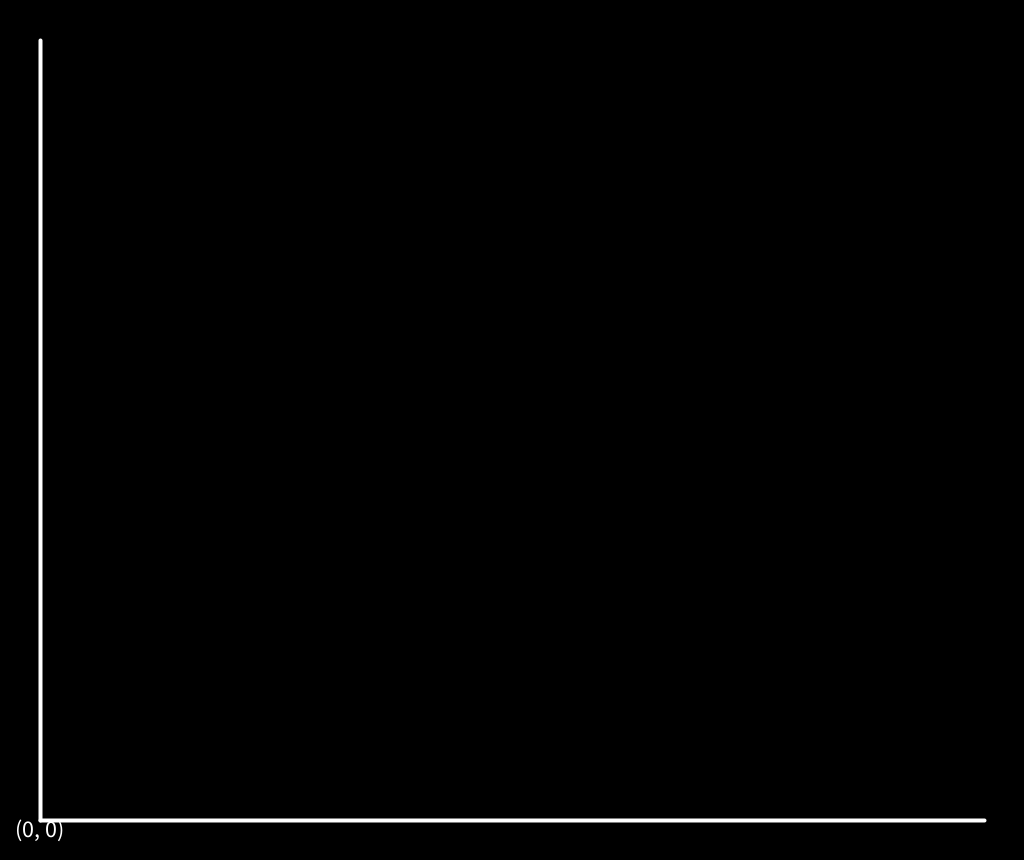
Frame 1 (no input)
Frame 60 (the mouse pressed at the canvas centre just before this capture): identical to frame 1, image omitted
Frame 120 (the mouse held since frame 60 and released just before this capture): identical to frame 1, image omitted

The Processing sketch that drew this single still picture (run headless with seeded random() and noise(); from frame 60 on, the mouse is pressed at the canvas centre):

// Processing sketch: pruebas
// ── pruebas.pde
int margen = 40;

void setup() {
  size(1024, 860);
  //frameRate(60);
}
 
void draw() {
  
  background(0);
  
  //fill(255, 255, 255);
  //rectMode(CENTER);
  //rect(width/2, height/2, 50, 50);
  //rect(mouseX, mouseY, 50, 50);
  
  stroke(255);
  strokeWeight(4);
  
  //variables line(x0, y0, x1, y1)
  //line(0, 0, 100, 100);
  line(margen, margen, margen, height - margen);
  line(margen, height - margen, width - margen, height - margen);
  
  textSize(24);
  textAlign(CENTER, TOP);
  text("(0, 0)", margen, height - margen);
}

class EjeX {
  EjeX(){ 
  }
  
  void dibujar(){
  stroke(255);
  strokeWeight(4);
  line(margen, margen, margen, height - margen);
  }
}

class EjeY {
  EjeY(){ 
  }
  
  void dibujar(){
  stroke(255);
  strokeWeight(4);
  line(margen, height - margen, width - margen, height - margen);
  }
}
